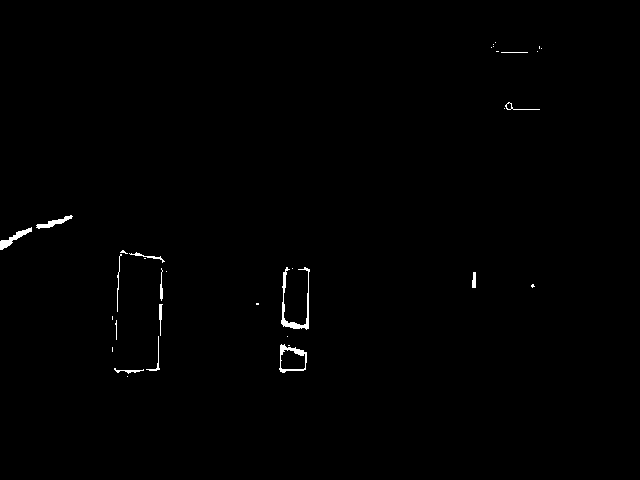
#> input picture Masks/5mask.png, 640 x 480 px
$ python cannyedgedetection.py   (older library calls are emulated)
#> lines starting #> are read from the running program, lines starting #| are printed output that depends on the picture; after the words box and inside, x2 and y2 are one past the last pixel; in counts of white or black regions, pixels touching at a corner belong together
# -*- coding: utf-8 -*-
"""
Created on Sat Feb 04 19:06:57 2017

@author: Ithier

playing with canny edge detection with masks
"""

import cv2
import numpy as np

img = cv2.imread('5mask.png',0)
#> img: shape (480, 640); 0.52% white; 34 white regions (20 under 20 px), largest, box (x1, y1, x2, y2) and area: (281, 267, 310, 330) 390, (279, 344, 307, 373) 240, (0, 227, 32, 250) 208
img2 = np.copy(img)
edges = cv2.Canny(img,100,120)
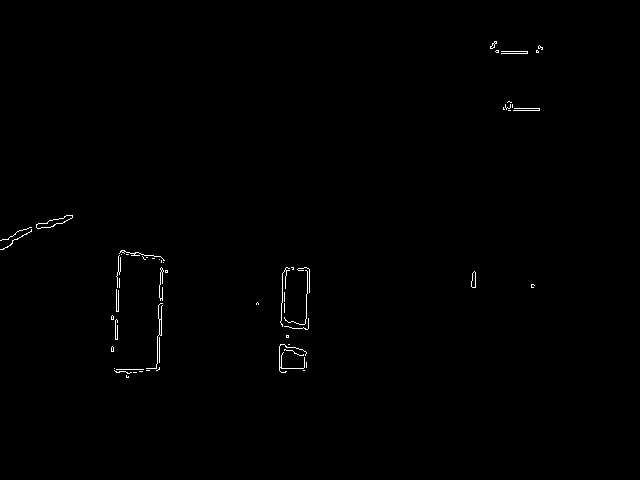
#> edges: shape (480, 640); 0.44% white in thin lines or dots, all inside (x1, y1, x2, y2) = (0, 41, 543, 378)

laplacian = cv2.Laplacian(img2, cv2.CV_64F)
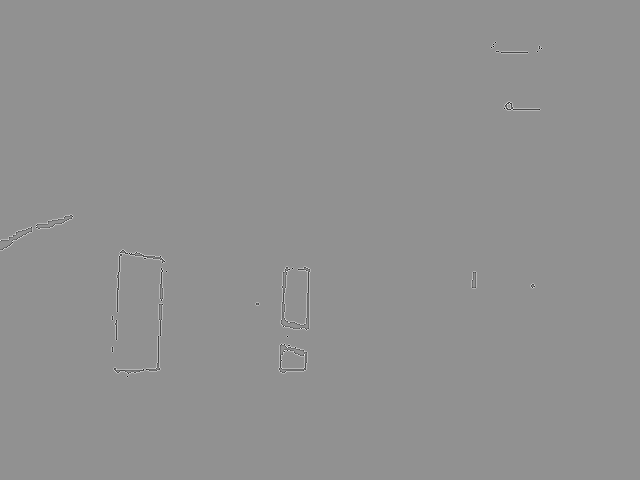
#> laplacian: shape (480, 640) float64; min -1020, max 765, mean 0; drawn with min black and max white
sobelx = cv2.Sobel(img2, cv2.CV_64F,1,0, ksize = 5)
sobely = cv2.Sobel(img2, cv2.CV_64F,0,1, ksize = 5)


cv2.imshow('original', img)
cv2.imshow('canny', edges)
cv2.imshow('Laplaclian', laplacian)
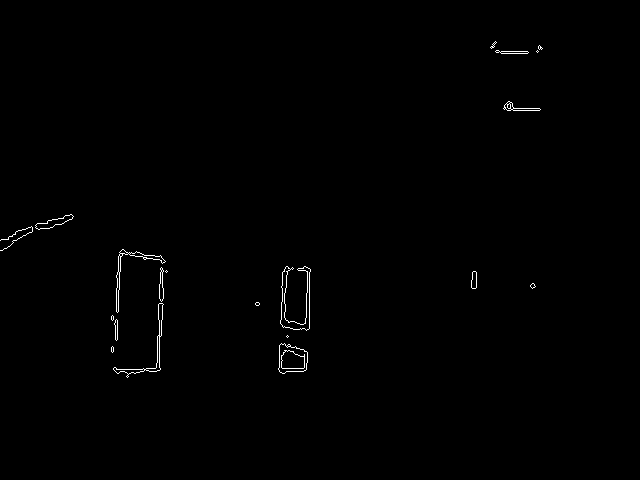
#> window 'Laplaclian': shape (480, 640); 0.48% white in thin lines or dots, all inside (x1, y1, x2, y2) = (0, 41, 543, 378)
cv2.imshow('sobelx', sobelx)
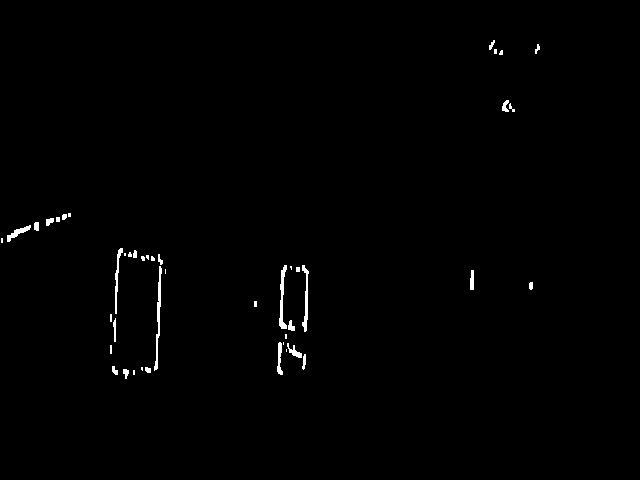
#> window 'sobelx': shape (480, 640); 0.7% white; 45 white regions (19 under 20 px), largest, box (x1, y1, x2, y2) and area: (154, 266, 162, 371) 277, (279, 265, 287, 329) 233, (302, 265, 309, 332) 206
cv2.imshow('sobely', sobely)
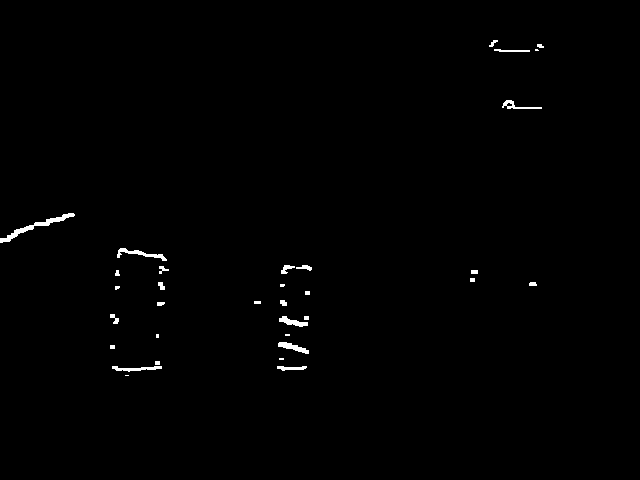
#> window 'sobely': shape (480, 640); 0.64% white; 33 white regions (7 under 20 px), largest, box (x1, y1, x2, y2) and area: (0, 213, 75, 243) 371, (117, 248, 167, 261) 198, (278, 342, 309, 354) 164
if cv2.waitKey(0) & 0xFF == ord('q'):
#> (key q is pressed here)
    cv2.destroyAllWindows

$ run again, with Masks/10mask.png copied over Masks/5mask.png
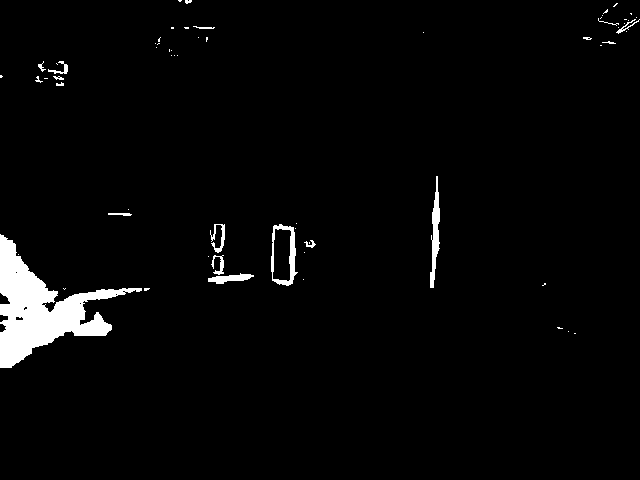
#> input picture Masks/10mask.png, 640 x 480 px
#> img: shape (480, 640); 2.9% white; 63 white regions (45 under 20 px), largest, box (x1, y1, x2, y2) and area: (0, 234, 142, 368) 6693, (430, 176, 440, 288) 563, (271, 224, 298, 286) 550
#> edges: shape (480, 640); 0.67% white in thin lines or dots, all inside (x1, y1, x2, y2) = (0, 0, 640, 368)
#> `laplacian = cv2.Laplacian(img2, cv2.CV_64F)`:
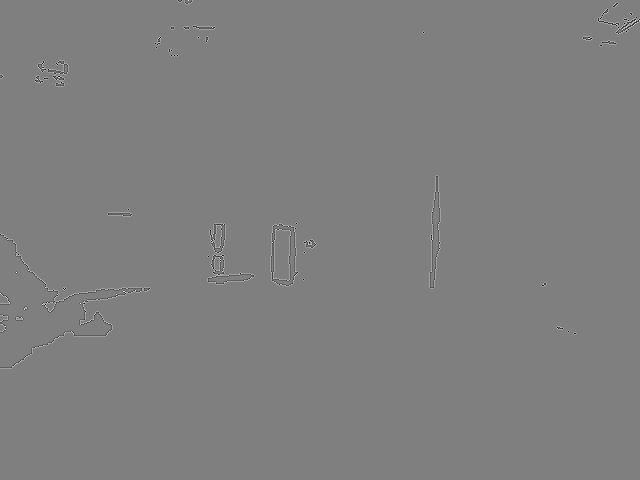
#> laplacian: shape (480, 640) float64; min -1020, max 1020, mean 0; drawn with min black and max white
#> `cv2.imshow('sobely', sobely)`:
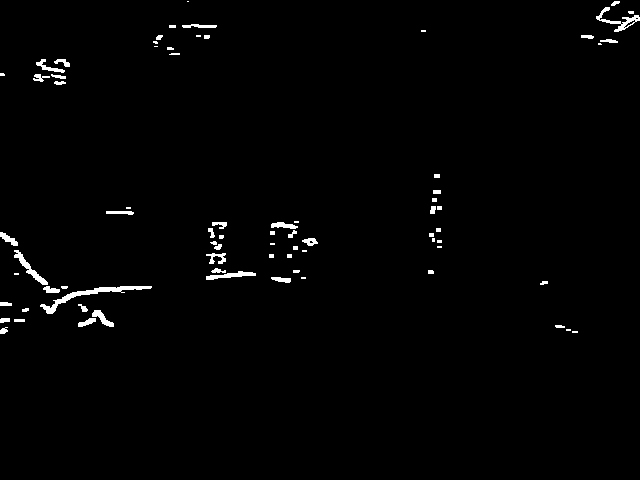
#> window 'sobely': shape (480, 640); 1.3% white; 75 white regions (22 under 20 px), largest, box (x1, y1, x2, y2) and area: (40, 286, 152, 314) 557, (596, 7, 640, 32) 280, (14, 250, 48, 285) 259
